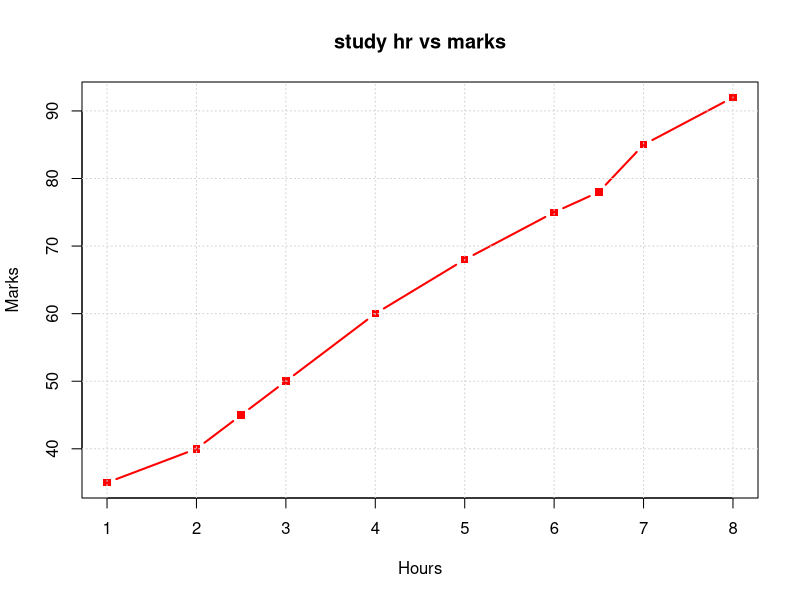

Source code (R): (Note: this script raises an error after producing the figure.)
study<-data.frame(
  student=paste("s",1:10,sep=""),
  study_hours=c(1,2,2.5,3,4,5,6,6.5,7,8),
  marks=c(35,40,45,50,60,68,75,78,85,92)
)
plot(
  study$study_hours,
  study$marks,
  type="b",
  main="study hr vs marks",
  xlab="Hours",
  ylab="Marks",
  lwd=2,
  pch=15,
  col="red")
grid()
--------------------------------------------------------------------------------
  study<-data.frame(
    student=paste("s",1:10,sep=""),
    study_hours=c(1,2,2.5,3,4,5,6,6.5,7,8),
    marks=c(35,40,45,50,60,68,75,78,85,92)
  )
plot(
  
  study$marks,
  type="l",
  main="progression",
  xlab="Hours",
  ylab="Marks",
  
  col="darkred"
  
)
grid()
--------------------------------------------------------------------------------
  study<-data.frame(
    student=paste("s",1:10,sep=""),
    study_hours=c(1,2,2.5,3,4,5,6,6.5,7,8),
    marks=c(35,40,45,50,60,68,75,78,85,92)
  )
barplot(
 
  study$marks,
  
  xlab="Hours",
  ylab="Marks",
  col="green"
  
)
--------------------------------------------------------------------------------
  study<-data.frame(
    student=paste("s",1:10,sep=""),
    study_hours=c(1,2,2.5,3,4,5,6,6.5,7,8),
    marks=c(35,40,45,50,60,68,75,78,85,92)
  )
av<-mean(study$marks)
print(av)